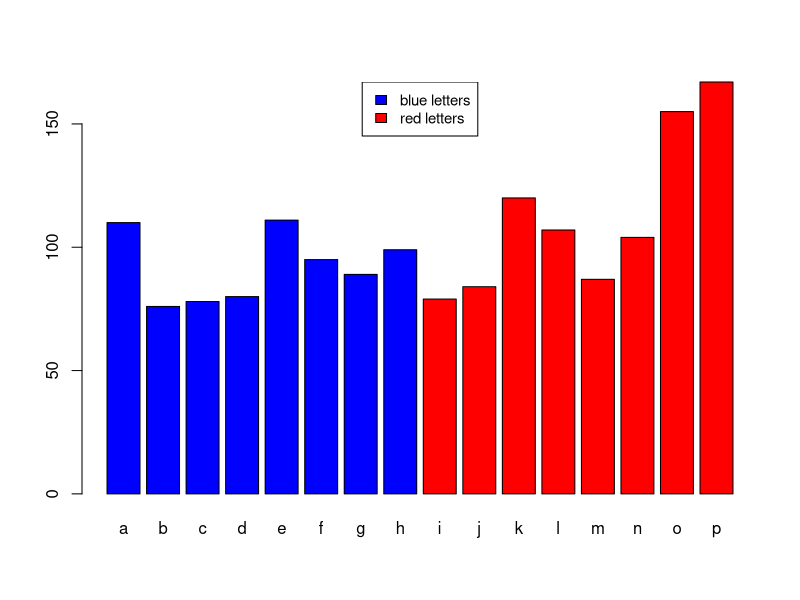
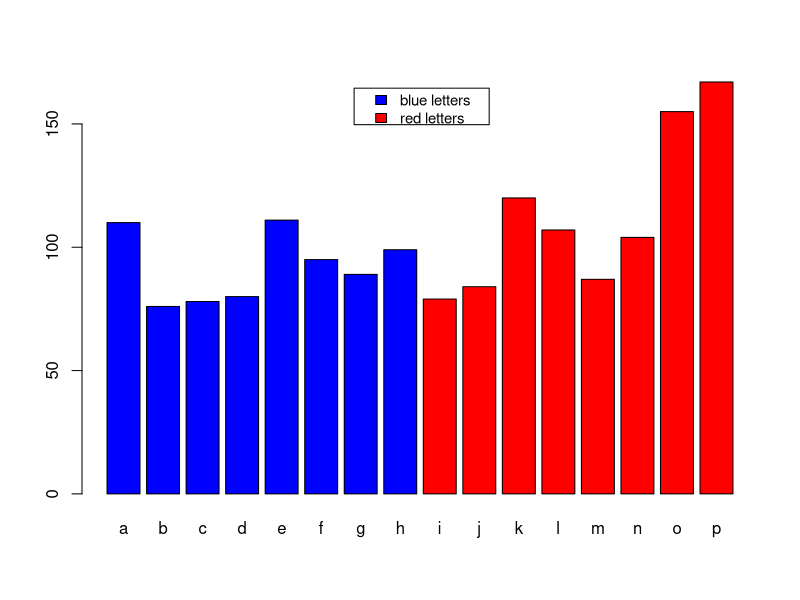
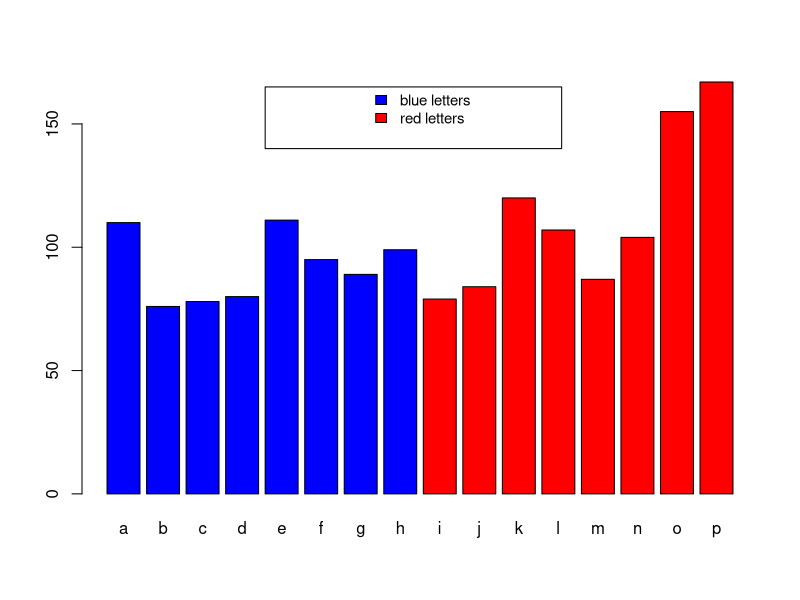

R code for these plots, in order:
# Customizing graph legends.


# Graphical characteristics of plots can be easily and largely customized in R.
# Users can decide to draw a frame around the legend of a graph: the space between the border and the content of the legend can be reduced or enlarged.
# This can be accomplished using R functions for drawing shapes in a graphical area:
# for the legend of a graph, the shape can be a rectangle with the function rect().


# Example data
my_data <- c(110,76,78,80,111,95,89,99,79,84,120,107,87,104,155,167)
names(my_data) <- letters[1:16]


# Plot the data in a bar plot with default legend borders.
# Make the graph:


png("my_graph_defaultborder.png")
my_graph <- barplot(my_data, col = c(rep("blue", 8), rep("red", 8)))


# Add the legend with default borders:


legend("top", legend=c("blue letters", "red letters"), cex=0.9, fill=c("blue", "red"))
dev.off()


# Find the image in your working directory.


# Let's make again the graph with legend borders closer to the legend text.


png("my_graph_closerborder.png")
my_graph <- barplot(my_data, col = c(rep("blue", 8), rep("red", 8)))


# Add the argument bty="n" in legend() to remove the default legend borders:


legend("top", legend=c("blue letters", "red letters"), cex=0.9, fill=c("blue", "red"), bty="n")


# Draw your own rectangle around the legend:


rect(xleft=7.7, ybottom=149.7, xright=11.8, ytop=164.5)
dev.off()


# Let's make again the graph with farther legend borders.


png("my_graph_fartherborder.png")
my_graph <- barplot(my_data, col = c(rep("blue", 8), rep("red", 8)))


# Add the argument bty="n" in legend() to remove the default legend borders:


legend("top", legend=c("blue letters", "red letters"), cex=0.9, fill=c("blue", "red"), bty="n")


# Draw your own rectangle around the legend:


rect(xleft=5, ybottom=140, xright=14, ytop=165)
dev.off()